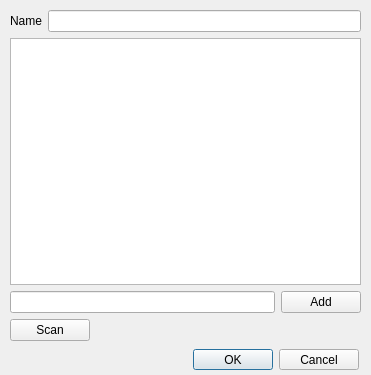
<?xml version="1.0" encoding="UTF-8"?>
<ui version="4.0">
 <class>ModeEditDialog</class>
 <widget class="QDialog" name="ModeEditDialog">
  <property name="geometry">
   <rect>
    <x>0</x>
    <y>0</y>
    <width>371</width>
    <height>375</height>
   </rect>
  </property>
  <property name="windowTitle">
   <string>Dialog</string>
  </property>
  <widget class="QWidget" name="verticalLayoutWidget">
   <property name="geometry">
    <rect>
     <x>10</x>
     <y>10</y>
     <width>351</width>
     <height>331</height>
    </rect>
   </property>
   <layout class="QVBoxLayout" name="verticalLayout">
    <item>
     <layout class="QFormLayout" name="formLayout">
      <item row="0" column="0">
       <widget class="QLabel" name="label">
        <property name="text">
         <string>Name</string>
        </property>
       </widget>
      </item>
      <item row="0" column="1">
       <widget class="QLineEdit" name="nameEdit"/>
      </item>
     </layout>
    </item>
    <item>
     <widget class="QListWidget" name="listWidget"/>
    </item>
    <item>
     <layout class="QHBoxLayout" name="horizontalLayout">
      <item>
       <widget class="QLineEdit" name="processEdit"/>
      </item>
      <item>
       <widget class="QPushButton" name="addBtn">
        <property name="text">
         <string>Add</string>
        </property>
       </widget>
      </item>
     </layout>
    </item>
    <item>
     <layout class="QHBoxLayout" name="horizontalLayout_2">
      <item>
       <widget class="QPushButton" name="scanBtn">
        <property name="text">
         <string>Scan</string>
        </property>
       </widget>
      </item>
      <item>
       <spacer name="horizontalSpacer">
        <property name="orientation">
         <enum>Qt::Horizontal</enum>
        </property>
        <property name="sizeHint" stdset="0">
         <size>
          <width>40</width>
          <height>20</height>
         </size>
        </property>
       </spacer>
      </item>
     </layout>
    </item>
   </layout>
  </widget>
  <widget class="QDialogButtonBox" name="buttonBox">
   <property name="geometry">
    <rect>
     <x>193</x>
     <y>349</y>
     <width>166</width>
     <height>21</height>
    </rect>
   </property>
   <property name="standardButtons">
    <set>QDialogButtonBox::Cancel|QDialogButtonBox::Ok</set>
   </property>
  </widget>
 </widget>
 <resources/>
 <connections>
  <connection>
   <sender>buttonBox</sender>
   <signal>rejected()</signal>
   <receiver>ModeEditDialog</receiver>
   <slot>reject()</slot>
   <hints>
    <hint type="sourcelabel">
     <x>275</x>
     <y>359</y>
    </hint>
    <hint type="destinationlabel">
     <x>185</x>
     <y>187</y>
    </hint>
   </hints>
  </connection>
 </connections>
</ui>
